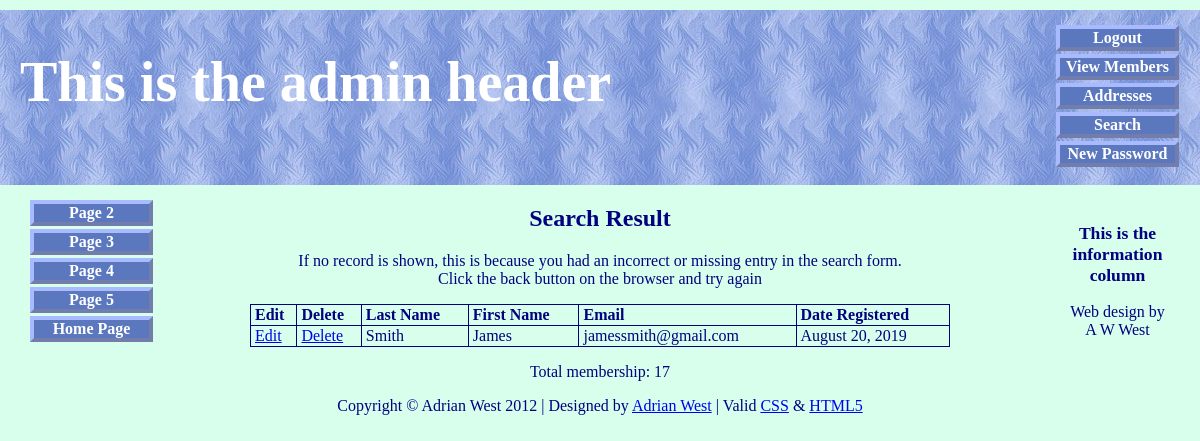
The app's page /temp_view_found_record.php (signed in) with its own data.
### tables this page shows
CREATE TABLE `users` (
  `user_id` mediumint(6) UNSIGNED NOT NULL,
  `fname` varchar(50) NOT NULL,
  `lname` varchar(50) NOT NULL,
  `email` varchar(50) NOT NULL,
  `psword` char(40) NOT NULL,
  `registration_date` date NOT NULL,
  `user_level` tinyint(1) UNSIGNED NOT NULL
);

### temp_view_found_record.php (the view, shortened to what this page needs)
<!doctype html>
<html lang=en>
<head>
<link rel="stylesheet" type="text/css" href="includes.css">
</head>
<body>
<div id="container">
<?php include("header-admin.php"); ?>
<?php include("nav.php"); ?>
<?php include("info-col.php"); ?>
<div id="content">
<h2>Search Result</h2>
<?php
require ('mysqli_connect.php');
echo '<p>If no record is shown, this is because you had an incorrect or missing entry in the search form.<br>Click the back button on the browser and try again</p>';
$q = "SELECT lname, fname, email, DATE_FORMAT(registration_date, '%M %d, %Y') AS regdat,
user_id FROM users WHERE lname='Smith' AND fname='James' ORDER BY registration_date ASC ";
$result = @mysqli_query ($dbcon, $q);
if ($result) {
echo '<table>
<tr><td><b>Edit</b></td>
<td><b>Delete</b></td>
<td><b>Last Name</b></td>
<td><b>First Name</b></td>
<td><b>Email</b></td>
<td><b>Date Registered</b></td>
</tr>';
while ($row = mysqli_fetch_array($result, MYSQLI_ASSOC)) {
	echo '<tr>
	<td><a href="edit_record.php?id=' . $row['user_id'] . '">Edit</a></td>
	<td><a href="delete_record.php?id=' . $row['user_id'] . '">Delete</a></td>
	<td>' . $row['lname'] . '</td>
	<td>' . $row['fname'] . '</td>
	<td>' . $row['email'] . '</td>
	<td>' . $row['regdat'] . '</td>
	</tr>';
	}
	echo '</table>';
} else {
	echo '<p class="error">The current users could not be retrieved. We apologize for any inconvenience.</p>';
	echo '<p>' . mysqli_error($dbcon) . '<br><br>Query: ' . $q . '</p>';
}
$q = "SELECT COUNT(user_id) FROM users";
$result = @mysqli_query ($dbcon, $q);
$row = @mysqli_fetch_array ($result, MYSQLI_NUM);
$members = $row[0];
echo "<p>Total membership: $members</p>";
?>
</div>
<?php include("footer.php"); ?>
</div>
</body>
</html>

### includes.css (style rules this page uses)
h2 { font-size:150%; color:navy; text-align:center; }
#container { position:relative; min-width:960px; max-width:1200px; margin:auto; text-align:left; }
#content { margin-left:150px; margin-right:150px; }
table { width:700px; border:1px navy solid; border-collapse:collapse; margin:auto; }
td { border:1px navy solid; padding:1px 0 1px 4px; text-align:left; }

### temp_view_found_record.php (style rules this page uses)
p { text-align:center; }

### records on screen
users: lname "Smith", fname "James", email "jamessmith@gmail.com", regdat "August 20, 2019"

### other values on screen
$members "17"
